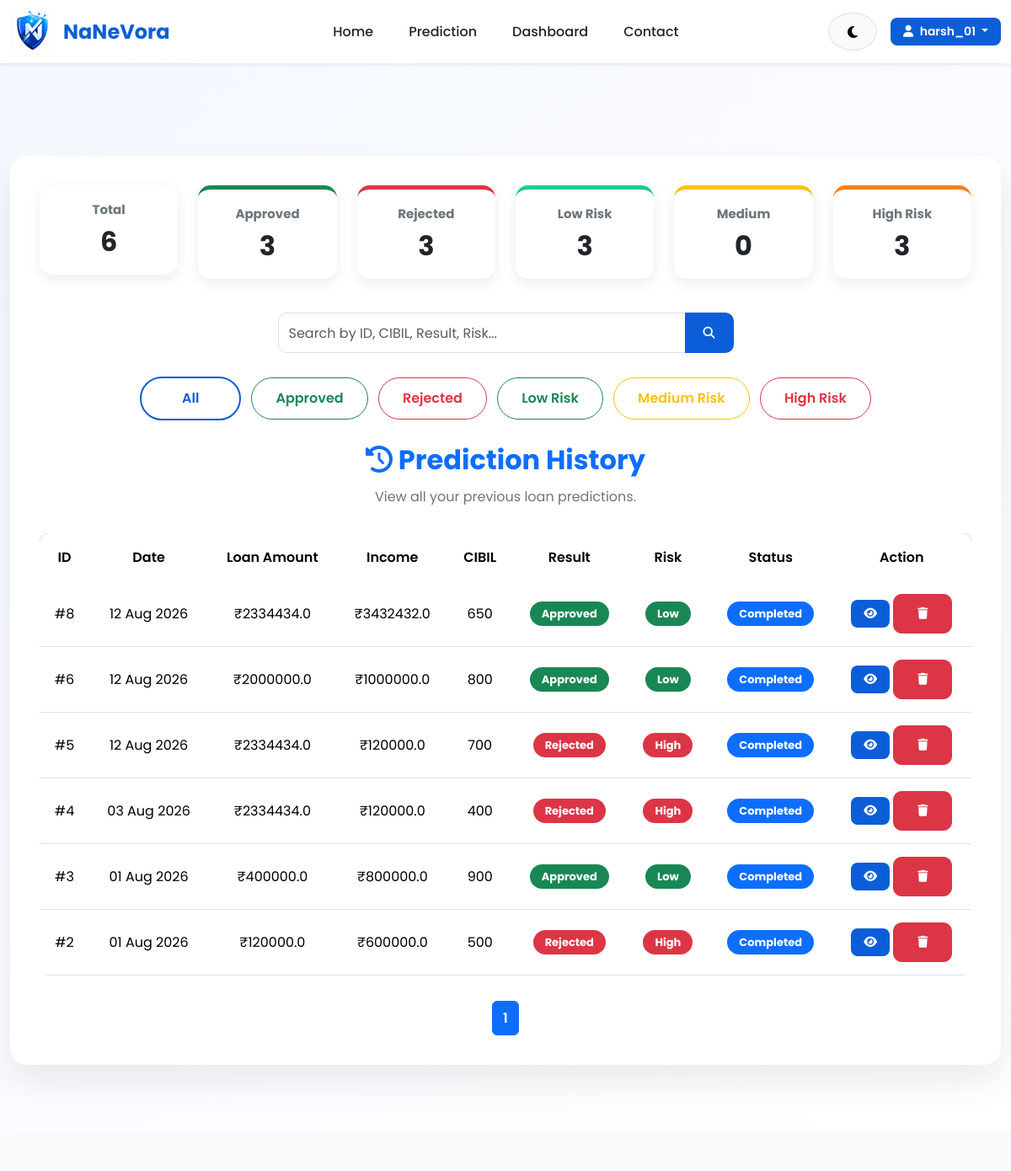
/history/ (signed in, upper part), run on an earlier commit of the app's database.
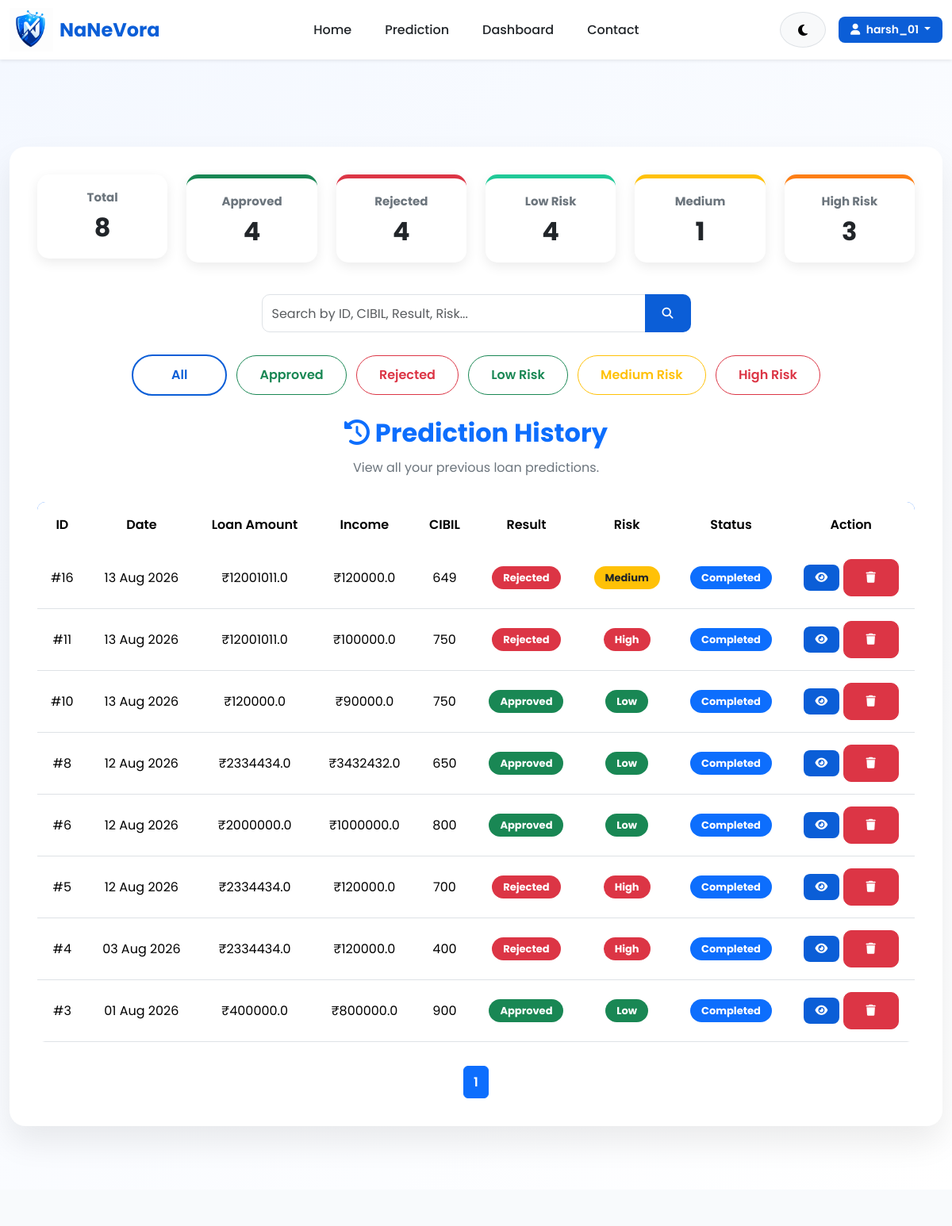
And on a later commit of the database.
### website/models.py (models this page shows, shortened)
class Prediction(models.Model):
    EDUCATION = [
        ('Graduate', 'Graduate'),
        ('Not Graduate', 'Not Graduate'),
    ]
    YES_NO = [
        ('Yes', 'Yes'),
        ('No', 'No'),
    ]
    RESULT = [
        ('Approved', 'Approved'),
        ('Rejected', 'Rejected'),
    ]
    user = models.ForeignKey(
        User,
        on_delete=models.CASCADE,
        related_name='predictions'
    )
    no_of_dependents = models.IntegerField()
    education = models.CharField(
        max_length=20,
        choices=EDUCATION
    )
    self_employed = models.CharField(
        max_length=10,
        choices=YES_NO
    )
    income_annum = models.FloatField()
    loan_amount = models.FloatField()
    loan_term = models.IntegerField()
    cibil_score = models.IntegerField()
    residential_assets_value = models.FloatField()
    commercial_assets_value = models.FloatField()
    luxury_assets_value = models.FloatField()
    bank_asset_value = models.FloatField()
    loan_income_ratio = models.FloatField(
        default=0
    )
    asset_loan_ratio = models.FloatField(
        default=0
    )
    prediction_result = models.CharField(
        max_length=20,
        choices=RESULT,
        blank=True
    )
    prediction_probability = models.FloatField(
        default=0
    )
    created_at = models.DateTimeField(
        auto_now_add=True
    )
    prediction_probability = models.FloatField(
        default=0
    )
    status = models.CharField(
    max_length=20,
    default="Completed"
    )
    risk_level = models.CharField(
    max_length=20,
    default="Low"
    )

### website/views.py (the view, shortened to what this page needs)
# urls.py: path('history/', views.history, name='history'),
@login_required
def history(request):
    query = request.GET.get("search", "")
    filter_by = request.GET.get("filter", "all")
    predictions = Prediction.objects.filter(
        user=request.user
    )
    if filter_by == "approved":
        predictions = predictions.filter(
            prediction_result="Approved"
        )
    elif filter_by == "rejected":
        predictions = predictions.filter(
            prediction_result="Rejected"
        )
    elif filter_by == "low":
        predictions = predictions.filter(
            risk_level="Low"
        )
    elif filter_by == "medium":
        predictions = predictions.filter(
            risk_level="Medium"
        )
    elif filter_by == "high":
        predictions = predictions.filter(
            risk_level="High"
        )
    predictions = predictions.order_by("-created_at")
    paginator = Paginator(predictions, 10)
    page_number = request.GET.get("page")
    predictions = paginator.get_page(page_number)
    return render(
    request,
    "history.html",
    {
        "predictions": predictions,
        "query": query,
        "filter": filter_by,
        "total_predictions": Prediction.objects.filter(
            user=request.user
        ).count(),
        "approved_count": Prediction.objects.filter(
            user=request.user,
            prediction_result="Approved"
        ).count(),
        "rejected_count": Prediction.objects.filter(
            user=request.user,
            prediction_result="Rejected"
        ).count(),
        "low_count": Prediction.objects.filter(
            user=request.user,
            risk_level="Low"
        ).count(),
        "medium_count": Prediction.objects.filter(
            user=request.user,
            risk_level="Medium"
        ).count(),
        "high_count": Prediction.objects.filter(
            user=request.user,
            risk_level="High"
        ).count(),
    }
)

### templates/history.html (shortened to what this page needs)
{% extends 'base.html' %}
{% load static %}
{% block extra_css %}
<link rel="stylesheet" href="{% static 'css/history.css' %}">
{% endblock %}
{% block content %}
<section class="history-section">
    <div class="container">
        <div class="history-card">
            <div class="row mb-4">
    <div class="col-md-2 mb-3">
        <div class="card stats-card text-center">
            <h6>Total</h6>
            <h2>{{ total_predictions }}</h2>
        </div>
    </div>
    <div class="col-md-2 mb-3">
        <div class="card stats-card success text-center">
            <h6>Approved</h6>
            <h2>{{ approved_count }}</h2>
        </div>
    </div>
    <div class="col-md-2 mb-3">
        <div class="card stats-card danger text-center">
            <h6>Rejected</h6>
            <h2>{{ rejected_count }}</h2>
        </div>
    </div>
    <div class="col-md-2 mb-3">
        <div class="card stats-card low text-center">
            <h6>Low Risk</h6>
            <h2>{{ low_count }}</h2>
        </div>
    </div>
    <div class="col-md-2 mb-3">
        <div class="card stats-card medium text-center">
            <h6>Medium</h6>
            <h2>{{ medium_count }}</h2>
        </div>
    </div>
    <div class="col-md-2 mb-3">
        <div class="card stats-card high text-center">
            <h6>High Risk</h6>
            <h2>{{ high_count }}</h2>
        </div>
    </div>
</div>
            <div class="history-header">
                <div class="row mb-4">
                    <div class="col-md-6 mx-auto">
                        <form method="GET">
                            <div class="input-group">
                                <input
                                    type="text"
                                    name="search"
                                    class="form-control"
                                    placeholder="Search by ID, CIBIL, Result, Risk..."
                                    value="{{ query }}">
                                <button
                                    class="btn btn-primary"
                                    type="submit">
                                    <i class="fa-solid fa-magnifying-glass"></i>
                                </button>
                            </div>
                        </form>
                    </div>
                </div>
            <div class="text-center mb-4">
                <a href="?filter=all"class="btn btn-outline-primary m-1">
                 All
                </a>
                <a href="?filter=approved"
                    class="btn btn-outline-success m-1">
                Approved
                 </a>
                <a href="?filter=rejected"
                    class="btn btn-outline-danger m-1">
                Rejected
                </a>
                <a href="?filter=low"
                class="btn btn-outline-success m-1">
                Low Risk
                </a>
                <a href="?filter=medium"
                class="btn btn-outline-warning m-1">
                Medium Risk
                </a>
                <a href="?filter=high"
                class="btn btn-outline-danger m-1">
                High Risk
                </a>
                </div>
                <h2>
                    <i class="fa-solid fa-clock-rotate-left"></i>
                    Prediction History
                </h2>
                <p>
                    View all your previous loan predictions.
                </p>
            </div>
            {% if predictions %}
            <div class="table-responsive">
                <table class="table table-hover align-middle">
                    <thead>
                        <tr>
                            <th>ID</th>
                            <th>Date</th>
                            <th>Loan Amount</th>
                            <th>Income</th>
                            <th>CIBIL</th>
                            <th>Result</th>
                            <th>Risk</th>
                            <th>Status</th>
                            <th>Action</th>
                        </tr>
                    </thead>
                    <tbody>
                        {% for prediction in predictions %}
                        <tr>
                            <td>
                                #{{ prediction.id }}
                            </td>
                            <td>
                                {{ prediction.created_at|date:"d M Y" }}
                            </td>
                            <td>
                                ₹{{ prediction.loan_amount }}
                            </td>
                            <td>
                                ₹{{ prediction.income_annum }}
                            </td>
                            <td>
                                {{ prediction.cibil_score }}
                            </td>
                            <td>
                                {% if prediction.prediction_result == "Approved" %}
                                <span class="badge bg-success">
                                    Approved
                                </span>
                                {% else %}
                                <span class="badge bg-danger">
                                    Rejected
                                </span>
                                {% endif %}
                            </td>
                            <td>
                                {% if prediction.risk_level == "Low" %}
                                <span class="badge bg-success">
                                    Low
                                </span>
                                {% elif prediction.risk_level == "Medium" %}
                                <span class="badge bg-warning text-dark">
                                    Medium
                                </span>
                                {% else %}
                                <span class="badge bg-danger">
                                    High
                                </span>
                                {% endif %}
                            </td>
                            <td>
                                <span class="badge bg-primary">
                                    {{ prediction.status }}
                                </span>
                            </td>
<td>
    <a href="{% url 'result' prediction.id %}"
       class="btn btn-sm btn-primary">
        <i class="fa-solid fa-eye"></i>
    </a>
    <a href="{% url 'delete_prediction' prediction.id %}"
       class="btn btn-sm btn-danger"
       onclick="return confirm('Are you sure you want to delete this prediction?');">
        <i class="fa-solid fa-trash"></i>
    </a>
</td>
                        </tr>
                        {% endfor %}
                    </tbody>
                </table>
            </div>
            <nav class="mt-4">
    <ul class="pagination justify-content-center">
        {% for page in predictions.paginator.page_range %}
        <li class="page-item {% if predictions.number == page %}active{% endif %}">
            <a class="page-link"
               href="?page={{ page }}&search={{ query }}&filter={{ filter }}">
                {{ page }}
            </a>
        </li>
        {% endfor %}
    </ul>
</nav>
            {% endif %}
        </div>
    </div>
</section>
{% endblock %}

### templates/base.html (shortened to what this page needs)
{% load static %}
<!DOCTYPE html>
<html lang="en">
<head>
    <link href="https://cdn.jsdelivr.net/npm/bootstrap@5.3.7/dist/css/bootstrap.min.css"
          rel="stylesheet">
    <link rel="stylesheet"
          href="https://cdnjs.cloudflare.com/ajax/libs/font-awesome/6.7.2/css/all.min.css">
    <link rel="stylesheet" href="{% static 'css/variables.css' %}">
    <link rel="stylesheet" href="{% static 'css/base.css' %}">
    <link rel="stylesheet" href="{% static 'css/navbar.css' %}">
    <link rel="stylesheet" href="{% static 'css/footer.css' %}">
    <link rel="stylesheet" href="{% static 'css/darkmode.css' %}">
    <link rel="stylesheet" href="{% static 'css/responsive.css' %}">
    <link rel="stylesheet" href="{% static 'css/animations.css' %}">
    {% block extra_css %}
    {% endblock %}
</head>
<body class="{% block body_class %}{% endblock %}">
    {% include 'navbar.html' %}
    <main>
        {% block content %}
        {% endblock %}
    </main>
</body>
</html>

### templates/navbar.html (shortened to what this page needs)
{% load static %}
<nav class="navbar navbar-expand-lg custom-navbar shadow-sm sticky-top">
    <div class="container">
<a class="navbar-brand d-flex align-items-center"
   href="{% url 'home' %}">
    <img src="{% static 'images/logo.png' %}"
         alt="NaNeVora Logo"
         class="logo-img">
    <div class="ms-2">
        <h4 class="brand-text mb-0">
            NaNeVora
        </h4>
        </div>
        </a>
        <div class="collapse navbar-collapse"
             id="mainNavbar">
            <ul class="navbar-nav mx-auto">
                <li class="nav-item">
                    <a class="nav-link" href="{% url 'home' %}">
                        Home
                    </a>
                </li>
                <li class="nav-item">
                    <a class="nav-link" href="{% url 'prediction' %}">
                        Prediction
                    </a>
                </li>
                <li class="nav-item">
                    <a class="nav-link" href="{% url 'dashboard' %}">
                        Dashboard
                    </a>
                </li>
                <li class="nav-item">
                    <a class="nav-link" href="{% url 'contact' %}">
                        Contact
                    </a>
                </li>
            </ul>
            <div class="d-flex align-items-center">
                <button
                    type="button"
                    class="btn btn-light theme-btn me-3"
                    id="themeToggle"
                    aria-label="Toggle Dark Mode">
                    <i class="fa-solid fa-moon"></i>
                </button>
                {% if user.is_authenticated %}
                <div class="dropdown">
                    <button class="btn btn-primary dropdown-toggle"
                            data-bs-toggle="dropdown">
                        <i class="fa-solid fa-user me-1"></i>
                        {{ user.username }}
                    </button>
                </div>
                {% endif %}
            </div>
        </div>
    </div>
</nav>

### templates/footer.html (shortened to what this page needs)
{% load static %}

What changed in the data, as far as the page shows it:
removed Prediction: id "2", created_at "01 Aug 2026", loan_amount "120000.0", income_annum "600000.0", cibil_score "500", prediction_result "Rejected", risk_level "High", status "Completed"
added Prediction: id "16", created_at "13 Aug 2026", loan_amount "12001011.0", income_annum "120000.0", cibil_score "649", prediction_result "Rejected", risk_level "Medium", status "Completed"
added Prediction: id "11", created_at "13 Aug 2026", loan_amount "12001011.0", income_annum "100000.0", cibil_score "750", prediction_result "Rejected", risk_level "High", status "Completed"
added Prediction: id "10", created_at "13 Aug 2026", loan_amount "120000.0", income_annum "90000.0", cibil_score "750", prediction_result "Approved", risk_level "Low", status "Completed"
Also different on the page:
{{ total_predictions }}: "6" → "8"
{{ approved_count }}: "3" → "4"
{{ rejected_count }}: "3" → "4"
{{ low_count }}: "3" → "4"
{{ medium_count }}: "0" → "1"
